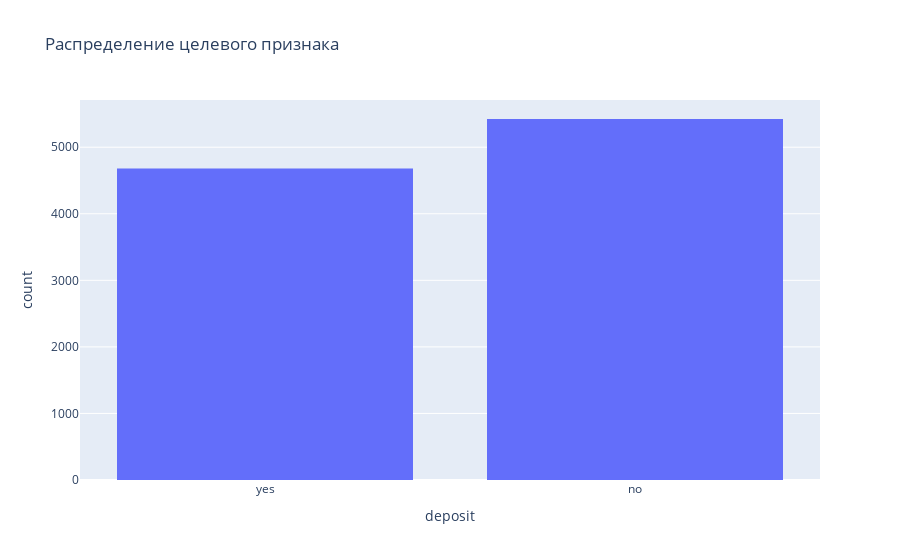

Notebook code cell kept with this figure:
### Code cell
fig = px.histogram(df, x="deposit",title= 'Распределение целевого признака')
fig.show()

### Figure 1 — Plotly figure (JSON) as saved in the notebook; plotly's stock layout.template omitted (floating-point values rounded to 4 significant figures; data arrays with more than 128 entries replaced by an {"elided": "..."} marker saying what was removed)
{"data": [{"alignmentgroup": "True", "bingroup": "x", "hovertemplate": "deposit=%{x}<br>count=%{y}<extra></extra>", "legendgroup": "", "marker": {"color": "#636efa", "pattern": {"shape": ""}}, "name": "", "offsetgroup": "", "orientation": "v", "showlegend": false, "type": "histogram", "x": {"elided": "10105 str values"}, "xaxis": "x", "yaxis": "y"}], "layout": {"barmode": "relative", "legend": {"tracegroupgap": 0}, "title": {"text": "Распределение целевого признака"}, "xaxis": {"anchor": "y", "domain": [0, 1], "title": {"text": "deposit"}}, "yaxis": {"anchor": "x", "domain": [0, 1], "title": {"text": "count"}}}}
